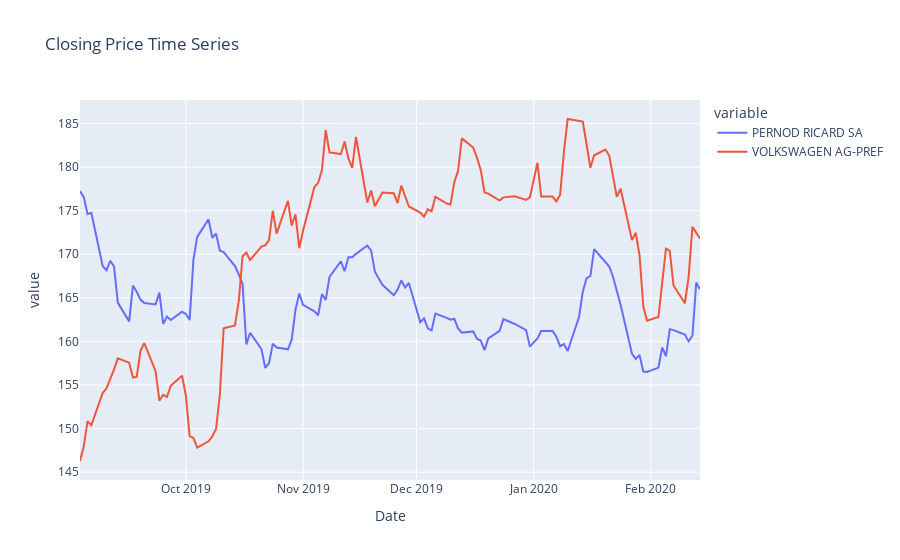

The code cell stored with this chart in its notebook:
### Markdown cell above
### To visualise correlation between Pernod and Volkswagen using closing price chart.
#### Volkswagen is chosen for the below graph because its share price is comparable to Pernod Ricard which makes it easier to visualize how they evolve together.

### Code cell
fig5 = px.line(df4, x=df4.index, y=["PERNOD RICARD SA","VOLKSWAGEN AG-PREF"], title = "Closing Price Time Series")
fig5.show()
